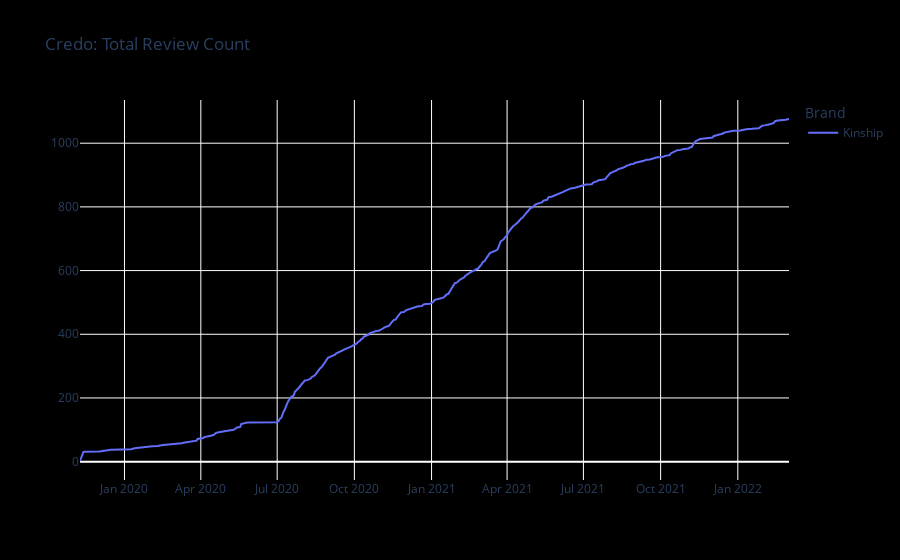

Here is the notebook cell this chart was saved with:
### Code cell
credo_data_fig = px.line(credo_data, x="review_date", y="cumulative", color='Brand', title = "Credo: Total Review Count")

credo_data_fig.update_layout(xaxis_title = "", yaxis_title = "",paper_bgcolor='rgb(0,0,0,0)',plot_bgcolor='rgba(0,0,0,0)', legend_title = "Brand",legend = dict(bgcolor = 'rgba(0,0,0,0)'))

credo_data_fig.show()

### Figure 1 — Plotly figure (JSON) as saved in the notebook; plotly's stock layout.template omitted (floating-point values rounded to 4 significant figures; data arrays with more than 128 entries replaced by an {"elided": "..."} marker saying what was removed)
{"data": [{"hovertemplate": "Brand=Kinship<br>review_date=%{x}<br>cumulative=%{y}<extra></extra>", "legendgroup": "Kinship", "line": {"color": "#636efa", "dash": "solid"}, "marker": {"symbol": "circle"}, "mode": "lines", "name": "Kinship", "orientation": "v", "showlegend": true, "type": "scatter", "x": {"elided": "464 str values"}, "xaxis": "x", "y": {"elided": "464 int values"}, "yaxis": "y"}], "layout": {"autosize": true, "legend": {"bgcolor": "rgba(0, 0, 0, 0)", "title": {"text": "Brand"}, "tracegroupgap": 0}, "paper_bgcolor": "rgb(0,0,0,0)", "plot_bgcolor": "rgba(0, 0, 0, 0)", "title": {"text": "Credo: Total Review Count"}, "xaxis": {"anchor": "y", "autorange": true, "domain": [0, 1], "range": ["2019-11-09", "2022-03-03"], "title": {"text": ""}, "type": "date"}, "yaxis": {"anchor": "x", "autorange": true, "domain": [0, 1], "range": [-57.67, 1136.0], "title": {"text": ""}, "type": "linear"}}}
